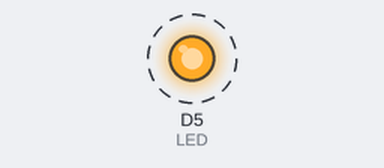
A sketch run on a simulated ESP8266 (NodeMCU). Shown: output pins drawn as LEDs (lit = HIGH). Dashed ring = blinking.

Above: at 0.02 s.
Timing chart, 0 to 3.0 s (numbered marks = the images above):
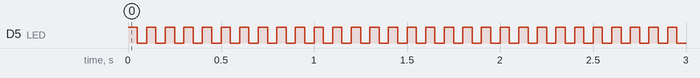

Measured:
- by itself, D5 (LED): alternates HIGH for 0.05 s and LOW for 0.05 s

The sketch:

blink.ino
```cpp
#define LED D5

void setup() {
  pinMode(LED, OUTPUT);
}

void loop() {
  digitalWrite(LED, HIGH);
  delay(50);
  digitalWrite(LED, LOW);
  delay(50);
}
```
